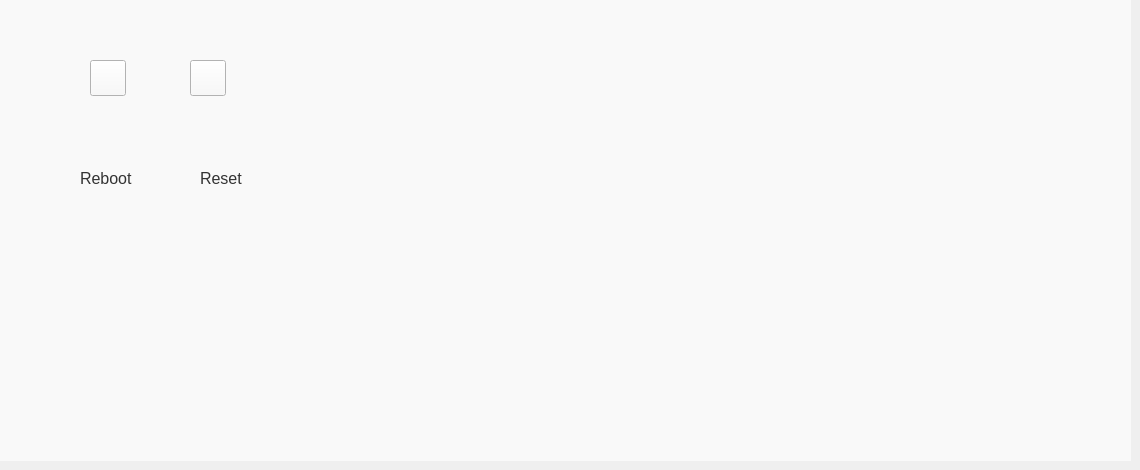
   <widget class="QWidget" name="tab_5">
    <attribute name="title">
     <string>System operation</string>
    </attribute>
    <widget class="QWidget" name="widget_5" native="true">
     <property name="geometry">
      <rect>
       <x>0</x>
       <y>0</y>
       <width>1131</width>
       <height>461</height>
      </rect>
     </property>
     <property name="styleSheet">
      <string notr="true">background-color: #F9F9F9;

	font-size:16px;
    color: #333333;
</string>
     </property>
     <widget class="QPushButton" name="Systemoperation_pushbutton_reboot">
      <property name="geometry">
       <rect>
        <x>90</x>
        <y>60</y>
        <width>36</width>
        <height>36</height>
       </rect>
      </property>
      <property name="focusPolicy">
       <enum>Qt::NoFocus</enum>
      </property>
      <property name="styleSheet">
       <string notr="true">QPushButton{border-image: url(:/images/restart.png);
}
QPushButton:pressed{
border-image: url(:/images/restart_press.png);
}</string>
      </property>
      <property name="text">
       <string/>
      </property>
     </widget>
     <widget class="QPushButton" name="Systemoperation_pushbutton_reset">
      <property name="geometry">
       <rect>
        <x>190</x>
        <y>60</y>
        <width>36</width>
        <height>36</height>
       </rect>
      </property>
      <property name="focusPolicy">
       <enum>Qt::NoFocus</enum>
      </property>
      <property name="styleSheet">
       <string notr="true">
QPushButton{border-image: url(:/images/reset.png);
}
QPushButton:pressed{
border-image: url(:/images/reset_press.png);
}</string>
      </property>
      <property name="text">
       <string/>
      </property>
     </widget>
     <widget class="QLabel" name="Systemoperation_label_reboot">
      <property name="geometry">
       <rect>
        <x>80</x>
        <y>170</y>
        <width>71</width>
        <height>16</height>
       </rect>
      </property>
      <property name="text">
       <string>Reboot</string>
      </property>
     </widget>
     <widget class="QLabel" name="Systemoperation_label_reset">
      <property name="geometry">
       <rect>
        <x>200</x>
        <y>170</y>
        <width>61</width>
        <height>16</height>
       </rect>
      </property>
      <property name="text">
       <string>Reset</string>
      </property>
     </widget>
    </widget>
   </widget>
